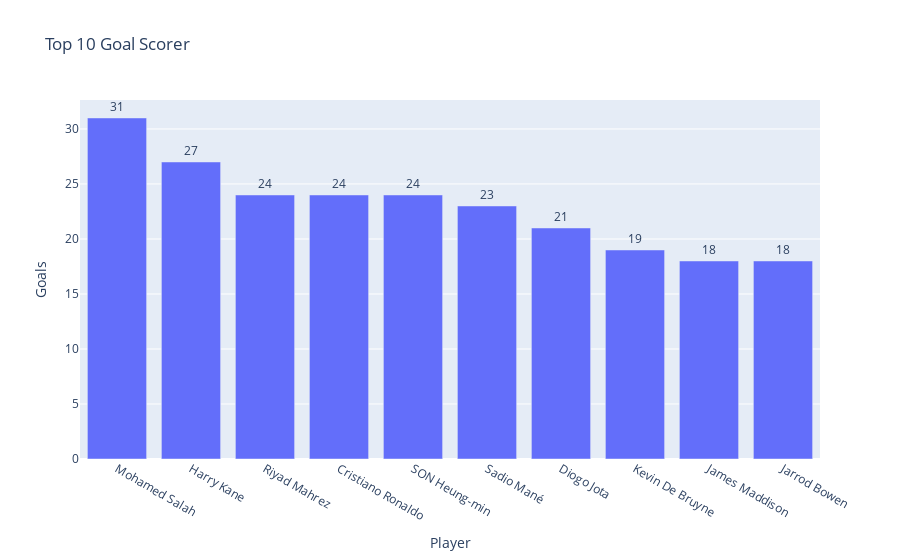

Source (notebook cell):
### Code cell
top_10_goals_bar = px.bar(top_10_goal_scorer, y = 'Goals', x = 'Player', text_auto='.2s', 
                                              title= "Top 10 Goal Scorer")
top_10_goals_bar.update_traces(textfont_size=12, textangle=0, textposition="outside", cliponaxis=False)
top_10_goals_bar.show()

### Figure 1 — Plotly figure (JSON) as saved in the notebook; plotly's stock layout.template omitted (floating-point values rounded to 4 significant figures)
{"data": [{"alignmentgroup": "True", "cliponaxis": false, "hovertemplate": "Player=%{x}<br>Goals=%{y}<extra></extra>", "legendgroup": "", "marker": {"color": "#636efa", "pattern": {"shape": ""}}, "name": "", "offsetgroup": "", "orientation": "v", "showlegend": false, "textangle": 0, "textfont": {"size": 12}, "textposition": "outside", "texttemplate": "%{y:.2s}", "type": "bar", "x": ["Mohamed Salah", "Harry Kane", "Riyad Mahrez", "Cristiano Ronaldo", "SON Heung-min", "Sadio Mané", "Diogo Jota", "Kevin De Bruyne", "James Maddison", "Jarrod Bowen"], "xaxis": "x", "y": [31, 27, 24, 24, 24, 23, 21, 19, 18, 18], "yaxis": "y"}], "layout": {"barmode": "relative", "legend": {"tracegroupgap": 0}, "title": {"text": "Top 10 Goal Scorer"}, "xaxis": {"anchor": "y", "domain": [0, 1], "title": {"text": "Player"}}, "yaxis": {"anchor": "x", "domain": [0, 1], "title": {"text": "Goals"}}}}
